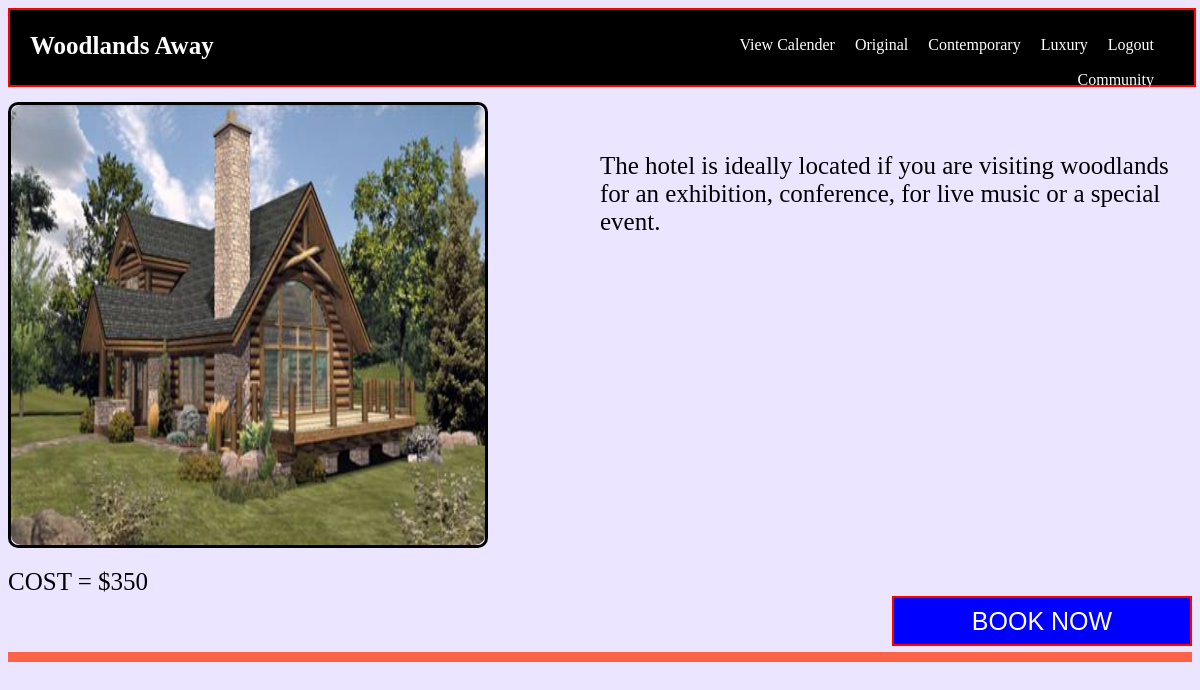
/Views/home/Original.php, run on the app's committed database.
### tables this page shows
CREATE TABLE `log` (
  `log_id` int(11) NOT NULL,
  `log_type` varchar(20) NOT NULL,
  `description` varchar(10000) NOT NULL,
  `price` int(11) NOT NULL,
  `photo_name` varchar(1000) NOT NULL
);

### controller/DBConnection.php (called while the page is built)
<?php
class DBConnection {
    private $host;
    private $user;
    private $pass;
    private $database;
    private $conn;
    function DBConnection() {
        $this->host = 'localhost';
        $this->user = 'root';
        $this->pass = '';
        $this->database = 'woodlands_away';
    }
    public function getConnections() {
        $this->conn = new mysqli($this->host, $this->user, $this->pass, $this->database) or
        die($this->conn->error);
        return $this->conn;
    }
}

### controller/Users.php (called while the page is built, shortened)
<?php
include_once 'DBConnection.php';
class Users extends DBConnection {
    public function getAllLodge($type) {
        $sql = "select * from log where log_type='".$type."'";
        $res = $this->getConnections()->query($sql);
        return mysqli_fetch_all($res);
    }
}

### Views/home/Original.php (the view, shortened to what this page needs)
<?php
include_once 'navigation.php';
include_once '../../controller/Users.php';
$user = new Users();
$all_lodge = $user->getAllLodge("Original");
foreach ($all_lodge as $value) {
?>
<div class="wrap">
    <div class="booking">
        <div class="photo">
            <img src="../../image/<?php echo $value[4] ?>">
        </div>
        <div class="detail">
            <?php echo $value[2] ?>
        </div>
    </div>
    <div class="button">
        <div class="cost">
            <label>COST = $<?php echo $value[3] ?></label>
        </div>
        <div class="book">
            <a href="booking.php?id=<?php echo $value[0] ?>"><input type="submit" name="book" value="BOOK NOW"></a>
        </div>
    </div>
</div>
<?php
}
?>

### css/home.css (style rules this page uses)
.type, .price, .photo { clear: both; height: 50px; margin-bottom: 20px; }

### css/luxury.css (style rules this page uses)
body { background: rgb(236, 229, 255); }
.wrap { margin-top: 150px; width: 100%; height: 550px; border-bottom: 10px solid tomato; }
.booking { width: 100%; height: 80%; clear: both; }
.photo { width: 40%; height: 100%; float: left; border: 3px solid black; border-radius: 10px; }
.detail { width: 50%; height: 100%; float: right; font-size: 25px; padding-top: 50px; font-family: "Times New Roman", Georgia, Serif; }
.button { width: 100%; height: 20%; }
.cost { width: 40%; }
.book { width: 55%; float: right; }
.button .cost label { font-size: 25px; }
.book input { float: right; width: 300px; height: 50px; font-size: 25px; background: blue; cursor: pointer; color: white; border: 2px solid red; }
.photo img { width: 100%; height: 100%; border-radius: 10px; }

### Views/home/navigation.php (style rules this page uses)
a { text-decoration: none; color: white; }

### data on the page
log: photo_name (picture), description "The hotel is ideally located if you are visiting woodlands for an exhibition, conference, for live music or a special event.", price "350"
